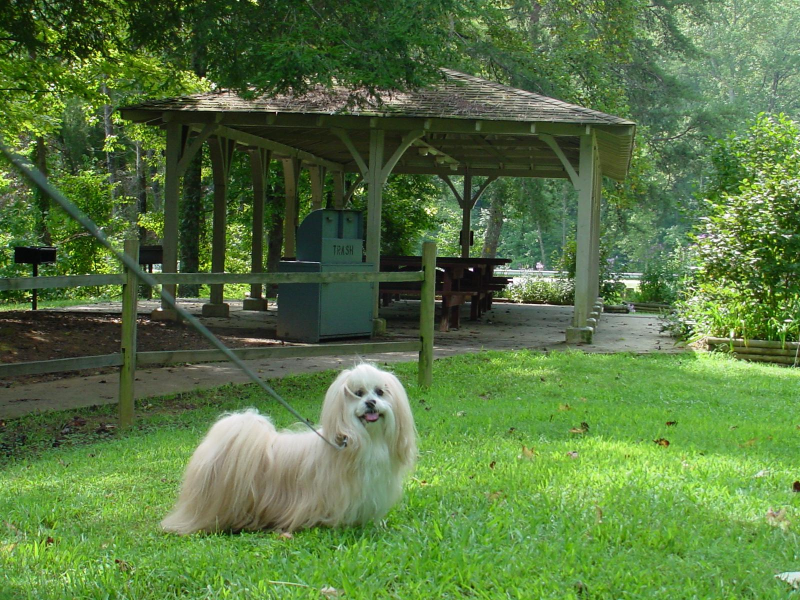
%> input picture trunk/Validation/Ch_13_Images/Pep.jpg, 1600 x 1200 px (shown at 1/2 size)
$ octave Listing_13_3.m   (GNU Octave 9; MATLAB toolbox functions it lacks are replaced by stand-ins)
%> lines starting %> are read from the running program, lines starting %| are printed output that depends on the picture
% Listing 13-3 - Making a collage
 clear
 clc
 close all

 dog = imread('Pep.jpg');
%> dog is the input picture: size 1200x1600x3 uint8; mean R, G, B 87.6, 118.1, 65
 lake = imread('Lake.jpg');
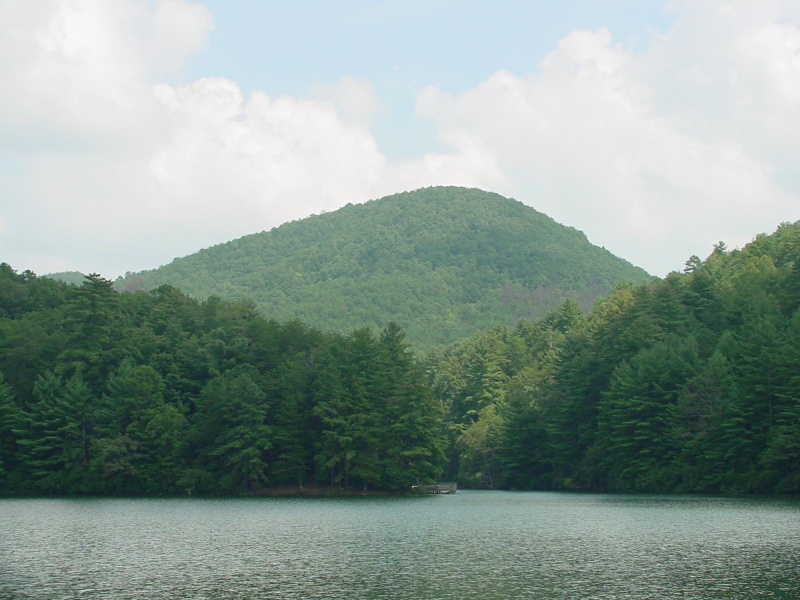
%> input picture trunk/Validation/Ch_13_Images/Lake.jpg, 1600 x 1200 px (shown at 1/2 size)
%> lake is the input picture: size 1200x1600x3 uint8; mean R, G, B 137.3, 154.2, 146.5

 [rows, cols, clrs] = size(dog);
%> rows = 1200; cols = 1600; clrs = 3
 pheight = rows/2; pwidth = cols/2
%> after `pheight = rows/2`: pheight = 600
%> after `pwidth = cols/2`: pwidth = 800
 border = 40;
 overallw = 2*pwidth + 5*border;
%> overallw = 1800
 overallh =  pheight + 4*border;
%> overallh = 760
 frameR = 150; frameG = 100; frameB = 50;
  matR = 255;  matG = 255;  matB = 200;
 % make the outside frame
 frame = uint8(ones( overallh, overallw ));
 collage = uint8(zeros( overallh, overallw, 3 ));
 collage(:, :, 1) = frame * frameR;
 collage(:, :, 2) = frame * frameG;
 collage(:, :, 3) = frame * frameB;
 % insert the mat
 mat = uint8(ones( overallh - 2*border, ...
                    overallw - 2*border ));
 collage(border+1:overallh-border, ...
         border+1:overallw-border,1) = mat*matR;
 collage(border+1:overallh-border, ...
         border+1:overallw-border,2) = mat*matG;
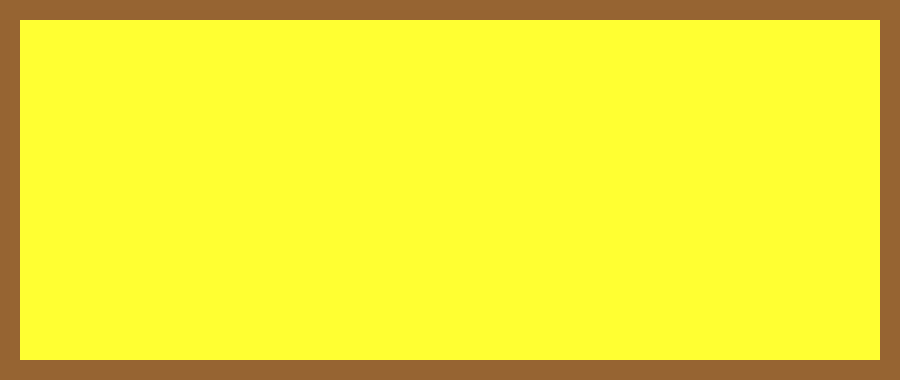
%> collage: size 760x1800x3 uint8 (shown at 1/2 size); mean R, G, B 239.8, 232.5, 50
 collage(border+1:overallh-border, ...
         border+1:overallw-border,3) = mat*matB;
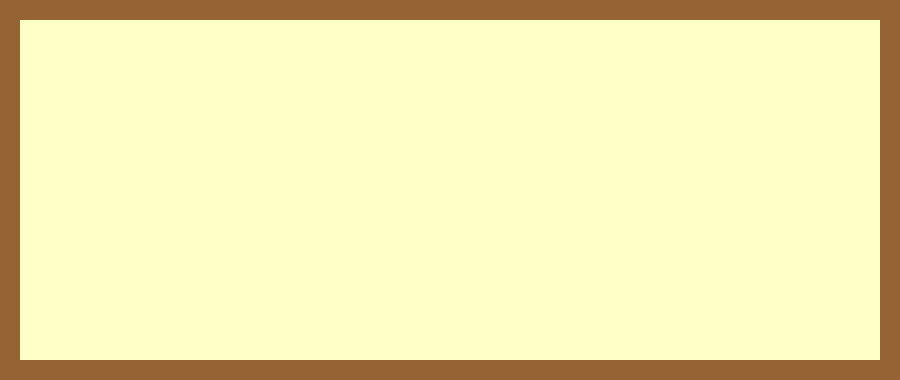
%> collage: size 760x1800x3 uint8 (shown at 1/2 size); mean R, G, B 239.8, 232.5, 178.2
 % crop the dog picture
 left = 180;  % a judgment call
 dogCr = dog( end - pheight + 1: end, ...
              left + 1: left + pwidth, :);
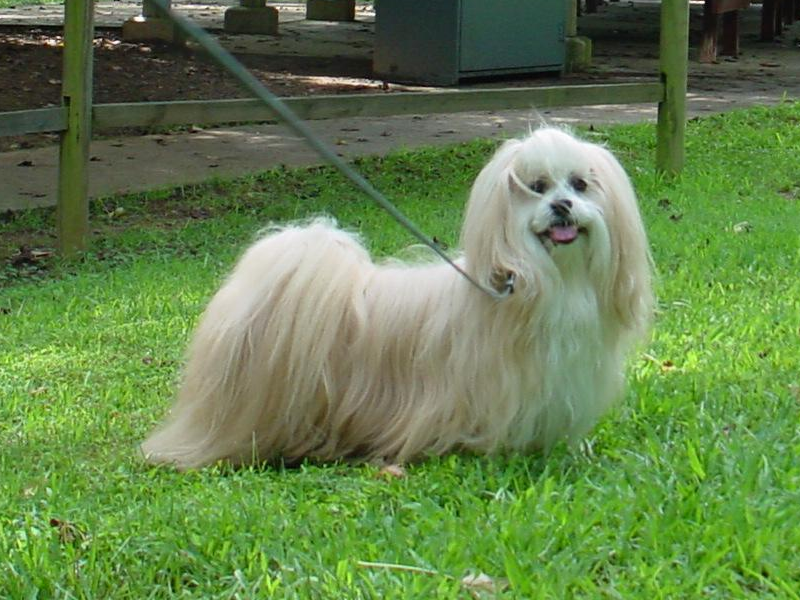
%> dogCr: size 600x800x3 uint8; mean R, G, B 100.3, 129.2, 76.3
 collage(2*border+1:2*border + pheight, ...
         2*border+1:2*border + pwidth, :) = dogCr;
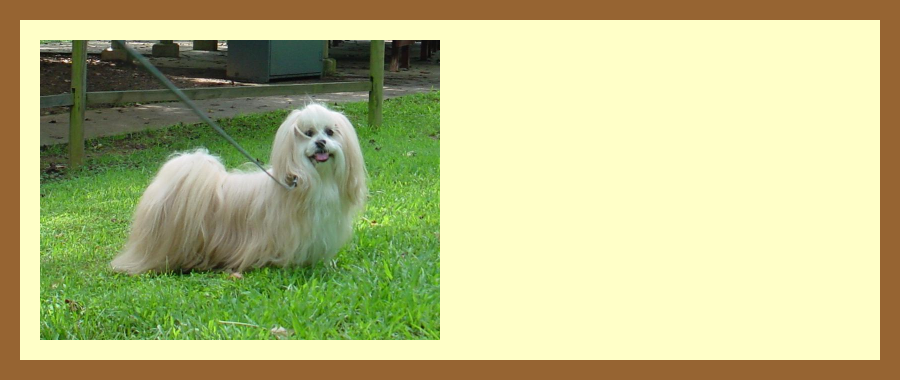
%> collage: size 760x1800x3 uint8 (shown at 1/2 size); mean R, G, B 185.5, 188.4, 134.8
 % shrink the lake picture
 lakeSh = lake( 1:2:end, 1:2:end, :);
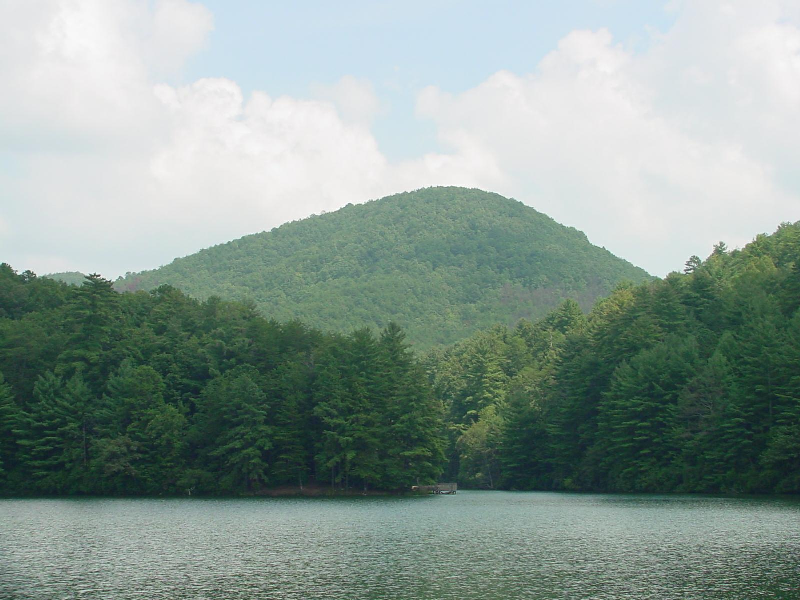
%> lakeSh: size 600x800x3 uint8; mean R, G, B 137.4, 154.2, 146.6
 collage(2*border+1:2*border + pheight,  ...
         3*border+pwidth+1:3*border+2*pwidth,:) ...
                                   = lakeSh;
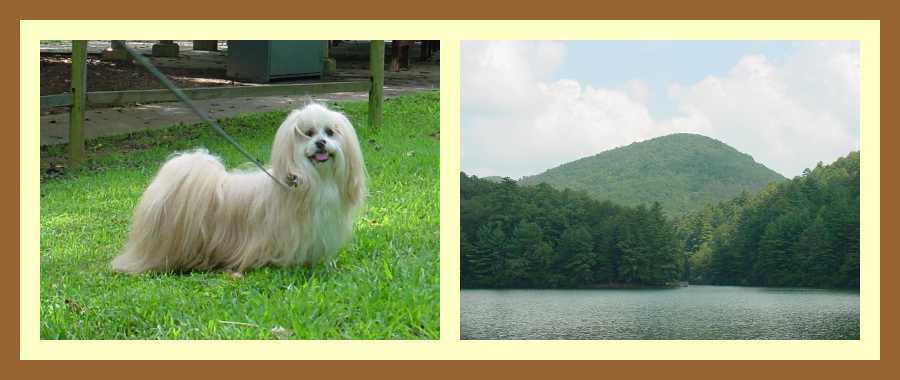
%> collage: size 760x1800x3 uint8 (shown at 1/2 size); mean R, G, B 144.2, 153, 116.1
 image(collage)
 axis equal
 axis off
 imwrite(collage,'collage.jpg','jpg')
